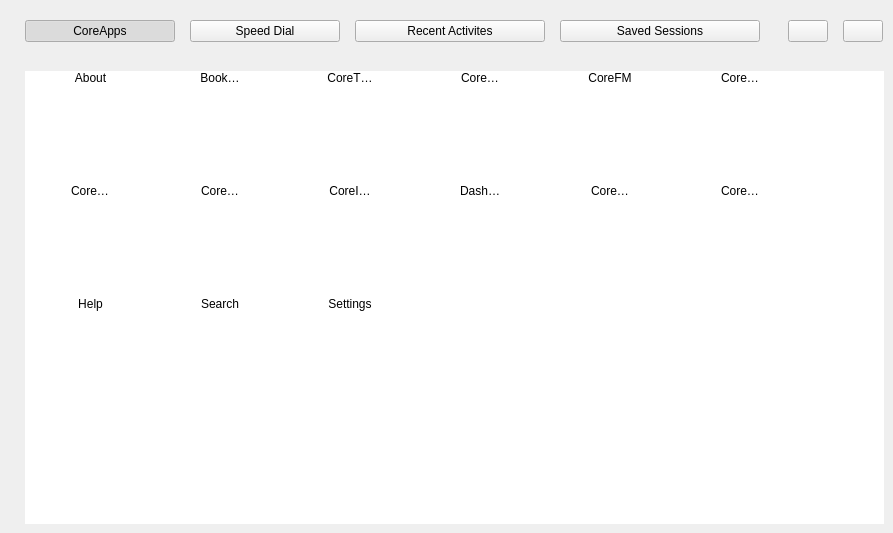
<?xml version="1.0" encoding="UTF-8"?>
<ui version="4.0">
 <class>Start</class>
 <widget class="QWidget" name="Start">
  <property name="geometry">
   <rect>
    <x>0</x>
    <y>0</y>
    <width>893</width>
    <height>533</height>
   </rect>
  </property>
  <property name="windowTitle">
   <string>Start</string>
  </property>
  <property name="windowIcon">
   <iconset resource="../icons.qrc">
    <normaloff>:/app/icons/app-icons/Start.svg</normaloff>:/app/icons/app-icons/Start.svg</iconset>
  </property>
  <property name="styleSheet">
   <string notr="true"/>
  </property>
  <layout class="QVBoxLayout" name="verticalLayout_4">
   <property name="spacing">
    <number>0</number>
   </property>
   <property name="leftMargin">
    <number>0</number>
   </property>
   <property name="topMargin">
    <number>0</number>
   </property>
   <property name="rightMargin">
    <number>0</number>
   </property>
   <property name="bottomMargin">
    <number>0</number>
   </property>
   <item>
    <widget class="QFrame" name="pageButtons">
     <layout class="QHBoxLayout" name="horizontalLayout">
      <property name="spacing">
       <number>15</number>
      </property>
      <property name="leftMargin">
       <number>25</number>
      </property>
      <property name="topMargin">
       <number>20</number>
      </property>
      <property name="rightMargin">
       <number>10</number>
      </property>
      <property name="bottomMargin">
       <number>20</number>
      </property>
      <item>
       <widget class="QPushButton" name="coreApps">
        <property name="minimumSize">
         <size>
          <width>150</width>
          <height>0</height>
         </size>
        </property>
        <property name="font">
         <font/>
        </property>
        <property name="focusPolicy">
         <enum>Qt::NoFocus</enum>
        </property>
        <property name="text">
         <string>CoreApps</string>
        </property>
        <property name="checkable">
         <bool>true</bool>
        </property>
        <property name="checked">
         <bool>true</bool>
        </property>
       </widget>
      </item>
      <item>
       <widget class="QPushButton" name="speedDial">
        <property name="minimumSize">
         <size>
          <width>150</width>
          <height>0</height>
         </size>
        </property>
        <property name="font">
         <font/>
        </property>
        <property name="focusPolicy">
         <enum>Qt::NoFocus</enum>
        </property>
        <property name="text">
         <string>Speed Dial</string>
        </property>
        <property name="checkable">
         <bool>true</bool>
        </property>
        <property name="checked">
         <bool>false</bool>
        </property>
       </widget>
      </item>
      <item>
       <widget class="QPushButton" name="recentActivites">
        <property name="minimumSize">
         <size>
          <width>190</width>
          <height>0</height>
         </size>
        </property>
        <property name="font">
         <font/>
        </property>
        <property name="focusPolicy">
         <enum>Qt::NoFocus</enum>
        </property>
        <property name="text">
         <string>Recent Activites</string>
        </property>
        <property name="checkable">
         <bool>true</bool>
        </property>
       </widget>
      </item>
      <item>
       <widget class="QPushButton" name="savedSession">
        <property name="minimumSize">
         <size>
          <width>200</width>
          <height>0</height>
         </size>
        </property>
        <property name="focusPolicy">
         <enum>Qt::NoFocus</enum>
        </property>
        <property name="text">
         <string>Saved Sessions</string>
        </property>
        <property name="checkable">
         <bool>true</bool>
        </property>
       </widget>
      </item>
      <item>
       <spacer name="horizontalSpacer_2">
        <property name="orientation">
         <enum>Qt::Horizontal</enum>
        </property>
        <property name="sizeHint" stdset="0">
         <size>
          <width>40</width>
          <height>20</height>
         </size>
        </property>
       </spacer>
      </item>
      <item>
       <widget class="QPushButton" name="rClearActivity">
        <property name="toolTip">
         <string>Clear Recent Activites</string>
        </property>
        <property name="text">
         <string/>
        </property>
        <property name="icon">
         <iconset resource="../icons.qrc">
          <normaloff>:/icons/trash.svg</normaloff>:/icons/trash.svg</iconset>
        </property>
        <property name="iconSize">
         <size>
          <width>22</width>
          <height>22</height>
         </size>
        </property>
       </widget>
      </item>
      <item>
       <widget class="QPushButton" name="rDeleteSession">
        <property name="font">
         <font/>
        </property>
        <property name="toolTip">
         <string>Delete Selected Session</string>
        </property>
        <property name="text">
         <string/>
        </property>
        <property name="icon">
         <iconset resource="../icons.qrc">
          <normaloff>:/icons/trash.svg</normaloff>:/icons/trash.svg</iconset>
        </property>
        <property name="iconSize">
         <size>
          <width>22</width>
          <height>22</height>
         </size>
        </property>
       </widget>
      </item>
     </layout>
    </widget>
   </item>
   <item>
    <widget class="slidingStackedWidget" name="pages">
     <property name="currentIndex">
      <number>0</number>
     </property>
     <widget class="QWidget" name="pcoreApps">
      <layout class="QVBoxLayout" name="verticalLayout_2">
       <property name="leftMargin">
        <number>25</number>
       </property>
       <item>
        <widget class="QListWidget" name="appCollect">
         <property name="sizePolicy">
          <sizepolicy hsizetype="Expanding" vsizetype="MinimumExpanding">
           <horstretch>0</horstretch>
           <verstretch>0</verstretch>
          </sizepolicy>
         </property>
         <property name="minimumSize">
          <size>
           <width>0</width>
           <height>0</height>
          </size>
         </property>
         <property name="maximumSize">
          <size>
           <width>16777215</width>
           <height>16777215</height>
          </size>
         </property>
         <property name="focusPolicy">
          <enum>Qt::NoFocus</enum>
         </property>
         <property name="frameShape">
          <enum>QFrame::NoFrame</enum>
         </property>
         <property name="verticalScrollBarPolicy">
          <enum>Qt::ScrollBarAlwaysOff</enum>
         </property>
         <property name="horizontalScrollBarPolicy">
          <enum>Qt::ScrollBarAlwaysOff</enum>
         </property>
         <property name="sizeAdjustPolicy">
          <enum>QAbstractScrollArea::AdjustToContents</enum>
         </property>
         <property name="editTriggers">
          <set>QAbstractItemView::NoEditTriggers</set>
         </property>
         <property name="showDropIndicator" stdset="0">
          <bool>false</bool>
         </property>
         <property name="dragDropMode">
          <enum>QAbstractItemView::NoDragDrop</enum>
         </property>
         <property name="defaultDropAction">
          <enum>Qt::IgnoreAction</enum>
         </property>
         <property name="alternatingRowColors">
          <bool>false</bool>
         </property>
         <property name="iconSize">
          <size>
           <width>80</width>
           <height>80</height>
          </size>
         </property>
         <property name="textElideMode">
          <enum>Qt::ElideRight</enum>
         </property>
         <property name="movement">
          <enum>QListView::Static</enum>
         </property>
         <property name="flow">
          <enum>QListView::LeftToRight</enum>
         </property>
         <property name="resizeMode">
          <enum>QListView::Adjust</enum>
         </property>
         <property name="layoutMode">
          <enum>QListView::SinglePass</enum>
         </property>
         <property name="spacing">
          <number>1</number>
         </property>
         <property name="gridSize">
          <size>
           <width>130</width>
           <height>113</height>
          </size>
         </property>
         <property name="viewMode">
          <enum>QListView::IconMode</enum>
         </property>
         <property name="modelColumn">
          <number>0</number>
         </property>
         <property name="uniformItemSizes">
          <bool>true</bool>
         </property>
         <property name="batchSize">
          <number>10</number>
         </property>
         <property name="wordWrap">
          <bool>true</bool>
         </property>
         <property name="selectionRectVisible">
          <bool>true</bool>
         </property>
         <property name="sortingEnabled">
          <bool>false</bool>
         </property>
         <item>
          <property name="text">
           <string>About</string>
          </property>
          <property name="icon">
           <iconset resource="../icons.qrc">
            <normaloff>:/app/icons/app-icons/About.svg</normaloff>:/app/icons/app-icons/About.svg</iconset>
          </property>
         </item>
         <item>
          <property name="text">
           <string>Bookmarks</string>
          </property>
          <property name="icon">
           <iconset resource="../icons.qrc">
            <normaloff>:/app/icons/app-icons/Bookmarks.svg</normaloff>:/app/icons/app-icons/Bookmarks.svg</iconset>
          </property>
         </item>
         <item>
          <property name="text">
           <string>CoreTerminal</string>
          </property>
          <property name="icon">
           <iconset resource="../icons.qrc">
            <normaloff>:/app/icons/app-icons/CoreTerminal.svg</normaloff>:/app/icons/app-icons/CoreTerminal.svg</iconset>
          </property>
         </item>
         <item>
          <property name="text">
           <string>CorePDF</string>
          </property>
          <property name="icon">
           <iconset resource="../icons.qrc">
            <normaloff>:/app/icons/app-icons/CorePDF.svg</normaloff>:/app/icons/app-icons/CorePDF.svg</iconset>
          </property>
         </item>
         <item>
          <property name="text">
           <string>CoreFM</string>
          </property>
          <property name="icon">
           <iconset resource="../icons.qrc">
            <normaloff>:/app/icons/app-icons/CoreFM.svg</normaloff>:/app/icons/app-icons/CoreFM.svg</iconset>
          </property>
         </item>
         <item>
          <property name="text">
           <string>CorePad</string>
          </property>
          <property name="icon">
           <iconset resource="../icons.qrc">
            <normaloff>:/app/icons/app-icons/CorePad.svg</normaloff>:/app/icons/app-icons/CorePad.svg</iconset>
          </property>
         </item>
         <item>
          <property name="text">
           <string>CorePaint</string>
          </property>
          <property name="icon">
           <iconset resource="../icons.qrc">
            <normaloff>:/app/icons/app-icons/CorePaint.svg</normaloff>:/app/icons/app-icons/CorePaint.svg</iconset>
          </property>
         </item>
         <item>
          <property name="text">
           <string>CorePlayer</string>
          </property>
          <property name="icon">
           <iconset resource="../icons.qrc">
            <normaloff>:/app/icons/app-icons/CorePlayer.svg</normaloff>:/app/icons/app-icons/CorePlayer.svg</iconset>
          </property>
         </item>
         <item>
          <property name="text">
           <string>CoreImage</string>
          </property>
          <property name="icon">
           <iconset resource="../icons.qrc">
            <normaloff>:/app/icons/app-icons/CoreImage.svg</normaloff>:/app/icons/app-icons/CoreImage.svg</iconset>
          </property>
         </item>
         <item>
          <property name="text">
           <string>DashBoard</string>
          </property>
          <property name="icon">
           <iconset resource="../icons.qrc">
            <normaloff>:/app/icons/app-icons/DashBoard.svg</normaloff>:/app/icons/app-icons/DashBoard.svg</iconset>
          </property>
         </item>
         <item>
          <property name="text">
           <string>CoreTime</string>
          </property>
          <property name="icon">
           <iconset resource="../icons.qrc">
            <normaloff>:/app/icons/app-icons/CoreTime.svg</normaloff>:/app/icons/app-icons/CoreTime.svg</iconset>
          </property>
         </item>
         <item>
          <property name="text">
           <string>CoreRenamer</string>
          </property>
          <property name="icon">
           <iconset resource="../icons.qrc">
            <normaloff>:/app/icons/app-icons/CoreRenemer.svg</normaloff>:/app/icons/app-icons/CoreRenemer.svg</iconset>
          </property>
         </item>
         <item>
          <property name="text">
           <string>Help</string>
          </property>
          <property name="icon">
           <iconset resource="../icons.qrc">
            <normaloff>:/app/icons/app-icons/Help.svg</normaloff>:/app/icons/app-icons/Help.svg</iconset>
          </property>
         </item>
         <item>
          <property name="text">
           <string>Search</string>
          </property>
          <property name="icon">
           <iconset resource="../icons.qrc">
            <normaloff>:/app/icons/app-icons/Search.svg</normaloff>:/app/icons/app-icons/Search.svg</iconset>
          </property>
         </item>
         <item>
          <property name="text">
           <string>Settings</string>
          </property>
          <property name="icon">
           <iconset resource="../icons.qrc">
            <normaloff>:/app/icons/app-icons/Settings.svg</normaloff>:/app/icons/app-icons/Settings.svg</iconset>
          </property>
         </item>
        </widget>
       </item>
      </layout>
     </widget>
     <widget class="QWidget" name="pspeedDial">
      <layout class="QVBoxLayout" name="verticalLayout_3">
       <property name="leftMargin">
        <number>25</number>
       </property>
       <item>
        <widget class="QListWidget" name="speedDialB">
         <property name="sizePolicy">
          <sizepolicy hsizetype="Expanding" vsizetype="MinimumExpanding">
           <horstretch>0</horstretch>
           <verstretch>0</verstretch>
          </sizepolicy>
         </property>
         <property name="minimumSize">
          <size>
           <width>0</width>
           <height>450</height>
          </size>
         </property>
         <property name="maximumSize">
          <size>
           <width>16777215</width>
           <height>16777215</height>
          </size>
         </property>
         <property name="focusPolicy">
          <enum>Qt::NoFocus</enum>
         </property>
         <property name="frameShape">
          <enum>QFrame::NoFrame</enum>
         </property>
         <property name="verticalScrollBarPolicy">
          <enum>Qt::ScrollBarAlwaysOff</enum>
         </property>
         <property name="horizontalScrollBarPolicy">
          <enum>Qt::ScrollBarAlwaysOff</enum>
         </property>
         <property name="sizeAdjustPolicy">
          <enum>QAbstractScrollArea::AdjustToContents</enum>
         </property>
         <property name="editTriggers">
          <set>QAbstractItemView::NoEditTriggers</set>
         </property>
         <property name="showDropIndicator" stdset="0">
          <bool>false</bool>
         </property>
         <property name="dragDropMode">
          <enum>QAbstractItemView::DragDrop</enum>
         </property>
         <property name="defaultDropAction">
          <enum>Qt::IgnoreAction</enum>
         </property>
         <property name="alternatingRowColors">
          <bool>false</bool>
         </property>
         <property name="iconSize">
          <size>
           <width>80</width>
           <height>80</height>
          </size>
         </property>
         <property name="movement">
          <enum>QListView::Snap</enum>
         </property>
         <property name="flow">
          <enum>QListView::LeftToRight</enum>
         </property>
         <property name="resizeMode">
          <enum>QListView::Adjust</enum>
         </property>
         <property name="spacing">
          <number>1</number>
         </property>
         <property name="gridSize">
          <size>
           <width>130</width>
           <height>113</height>
          </size>
         </property>
         <property name="viewMode">
          <enum>QListView::IconMode</enum>
         </property>
         <property name="modelColumn">
          <number>0</number>
         </property>
         <property name="uniformItemSizes">
          <bool>true</bool>
         </property>
         <property name="batchSize">
          <number>10</number>
         </property>
         <property name="wordWrap">
          <bool>true</bool>
         </property>
         <property name="selectionRectVisible">
          <bool>true</bool>
         </property>
        </widget>
       </item>
      </layout>
     </widget>
     <widget class="QWidget" name="precents">
      <layout class="QVBoxLayout" name="verticalLayout">
       <property name="leftMargin">
        <number>45</number>
       </property>
       <item>
        <widget class="QTreeWidget" name="recentActivitesL">
         <property name="focusPolicy">
          <enum>Qt::NoFocus</enum>
         </property>
         <property name="frameShape">
          <enum>QFrame::NoFrame</enum>
         </property>
         <property name="editTriggers">
          <set>QAbstractItemView::NoEditTriggers</set>
         </property>
         <property name="iconSize">
          <size>
           <width>24</width>
           <height>24</height>
          </size>
         </property>
         <property name="sortingEnabled">
          <bool>false</bool>
         </property>
         <property name="animated">
          <bool>true</bool>
         </property>
         <property name="wordWrap">
          <bool>true</bool>
         </property>
         <property name="headerHidden">
          <bool>true</bool>
         </property>
         <attribute name="headerVisible">
          <bool>false</bool>
         </attribute>
         <attribute name="headerCascadingSectionResizes">
          <bool>false</bool>
         </attribute>
         <column>
          <property name="text">
           <string notr="true">1</string>
          </property>
         </column>
        </widget>
       </item>
      </layout>
     </widget>
     <widget class="QWidget" name="psavedSessions">
      <layout class="QVBoxLayout" name="verticalLayout_5">
       <property name="leftMargin">
        <number>45</number>
       </property>
       <property name="bottomMargin">
        <number>10</number>
       </property>
       <item>
        <widget class="QTreeWidget" name="sessionsList">
         <property name="focusPolicy">
          <enum>Qt::NoFocus</enum>
         </property>
         <property name="frameShape">
          <enum>QFrame::NoFrame</enum>
         </property>
         <property name="editTriggers">
          <set>QAbstractItemView::NoEditTriggers</set>
         </property>
         <property name="iconSize">
          <size>
           <width>24</width>
           <height>24</height>
          </size>
         </property>
         <property name="sortingEnabled">
          <bool>false</bool>
         </property>
         <property name="animated">
          <bool>true</bool>
         </property>
         <property name="wordWrap">
          <bool>true</bool>
         </property>
         <property name="headerHidden">
          <bool>true</bool>
         </property>
         <attribute name="headerVisible">
          <bool>false</bool>
         </attribute>
         <attribute name="headerCascadingSectionResizes">
          <bool>false</bool>
         </attribute>
         <column>
          <property name="text">
           <string notr="true">1</string>
          </property>
         </column>
        </widget>
       </item>
      </layout>
     </widget>
    </widget>
   </item>
  </layout>
 </widget>
 <customwidgets>
  <customwidget>
   <class>slidingStackedWidget</class>
   <extends>QStackedWidget</extends>
   <header>start/slidingstackedwidget.h</header>
   <container>1</container>
  </customwidget>
 </customwidgets>
 <resources>
  <include location="../icons.qrc"/>
 </resources>
 <connections/>
</ui>
